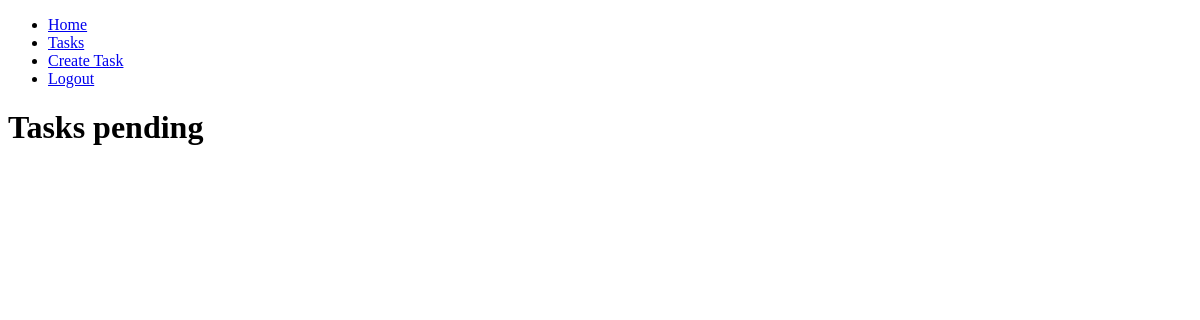
Page /tasks/ (signed in) on the earlier database version.
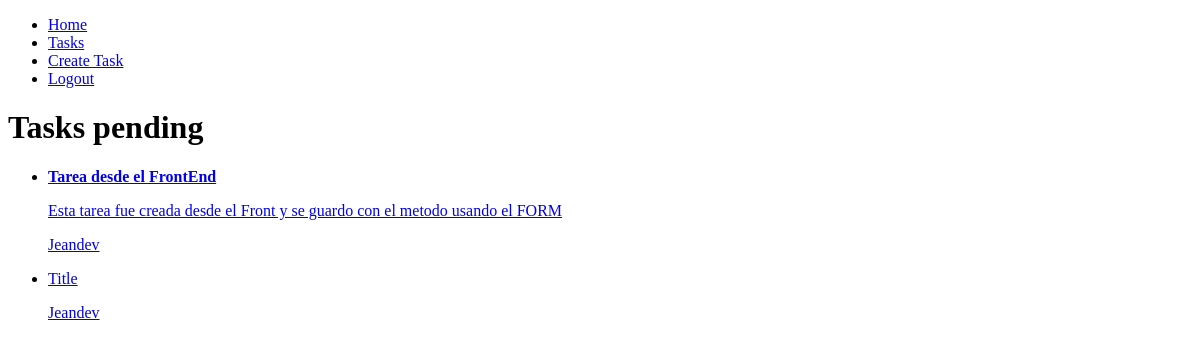
Same page on the later database version.
### tasks/models.py (models this page shows, shortened)
class Task(models.Model):
    title = models.CharField(max_length=200)
    description = models.TextField(blank=True)
    created = models.DateTimeField(auto_now_add=True)
    dateCompleted = models.DateTimeField(null=True, blank=True)
    important = models.BooleanField(default=False)
    user = models.ForeignKey(User, on_delete=models.CASCADE)

### tasks/views.py (the view)
# urls.py: path("tasks/", views.tasks, name="tasks"),
def tasks(request):
    tasks = Task.objects.filter(user=request.user, dateCompleted__isnull=True)
    return render(request, 'tasks.html', {
        'tasks' : tasks,
    })

### tasks/templates/tasks.html
{% extends 'base.html' %}
{% block content %}
<h1>Tasks pending</h1>
<ul>
    {% for task in tasks %}
    <li>
        <a href="{% url 'taskDetail' task.id %}">
            {% if task.important %}
                <strong>{{ task.title }}</strong>
            {% else %}
                <label>{{ task.title }}</label>
            {% endif %}
            <p>{{ task.description }}</p>
            <p>{{ task.user.username }}</p>
        </a>
    </li>
    {% endfor %}
</ul>
{% endblock %}

Differences in the rows shown:
added Task: title "Tarea desde el FrontEnd", description "Esta tarea fue creada desde el Front y se guardo con el metodo usando el FORM", user.username "Jeandev"
added Task: title "Title", user.username "Jeandev"
